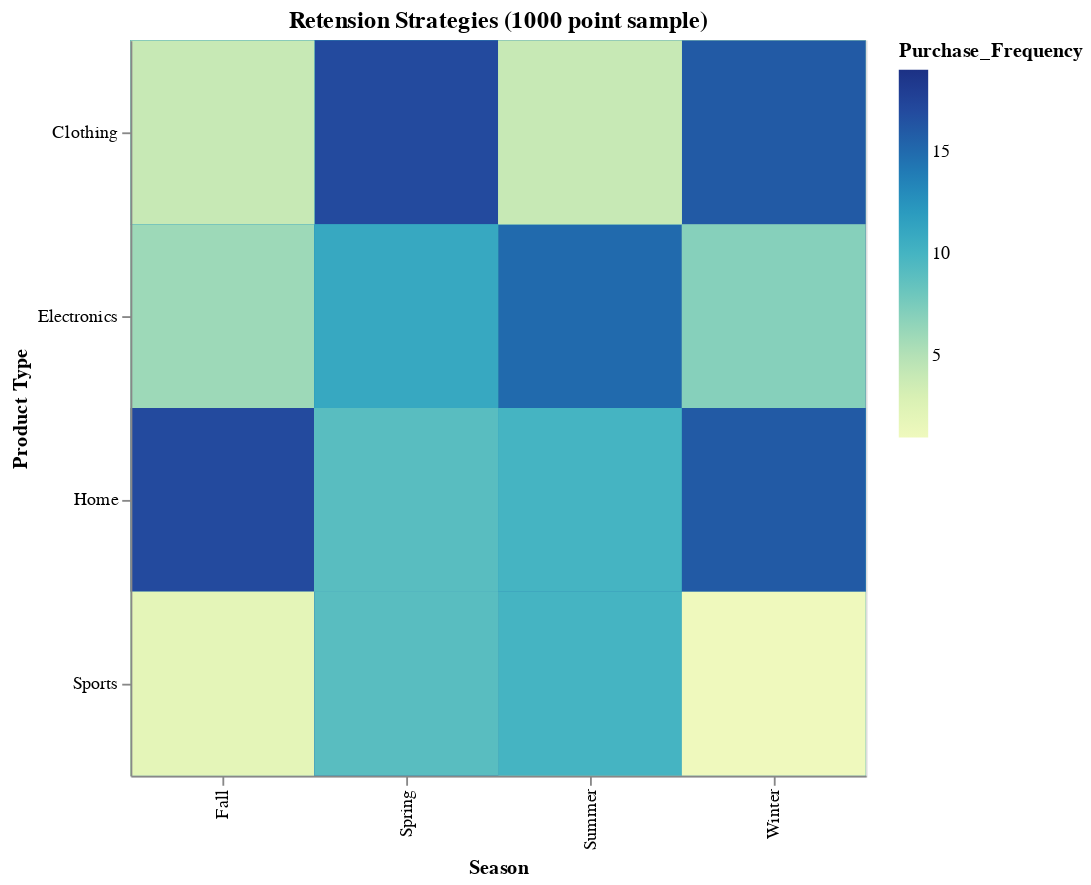

The code cell stored with this chart in its notebook:
### Code cell
story_3_example = alt.Chart(sales_1000_sample_df).mark_rect(color = "viridis").encode(
    alt.X('Season', title='Season'),
    alt.Y('Most_Frequent_Category', title='Product Type'),
    color = "Purchase_Frequency:Q"
).properties(
    title = 'Retension Strategies (1000 point sample)',
    height = 400,
    width = 400,
)
story_3_example

### Figure 1 — Vega specification as saved in the notebook (floating-point values rounded to 4 significant figures; data arrays with more than 128 entries replaced by an {"elided": "..."} marker saying what was removed)
{"$schema": "https://vega.github.io/schema/vega/v5.json", "data": [{"name": "source_0", "values": {"elided": "1000 records"}}, {"name": "source_0_x_domain_Season", "values": [{"Season": "Spring"}, {"Season": "Fall"}, {"Season": "Summer"}, {"Season": "Winter"}]}, {"name": "source_0_y_domain_Most_Frequent_Category", "values": [{"Most_Frequent_Category": "Home"}, {"Most_Frequent_Category": "Electronics"}, {"Most_Frequent_Category": "Clothing"}, {"Most_Frequent_Category": "Sports"}]}, {"name": "source_0_color_domain_Purchase_Frequency", "values": [{"min": 1, "max": 19}]}], "marks": [{"type": "rect", "name": "marks", "from": {"data": "source_0"}, "encode": {"update": {"y": {"field": "Most_Frequent_Category", "scale": "y"}, "fill": {"field": "Purchase_Frequency", "scale": "color"}, "x": {"field": "Season", "scale": "x"}, "width": {"signal": "max(0.25, bandwidth('x'))"}, "height": {"signal": "max(0.25, bandwidth('y'))"}}}, "style": ["rect"]}], "scales": [{"name": "x", "type": "band", "domain": {"data": "source_0_x_domain_Season", "field": "Season", "sort": true}, "range": [0, {"signal": "width"}], "paddingInner": 0, "paddingOuter": 0}, {"name": "y", "type": "band", "domain": {"data": "source_0_y_domain_Most_Frequent_Category", "field": "Most_Frequent_Category", "sort": true}, "range": [0, {"signal": "height"}], "paddingOuter": 0, "paddingInner": 0}, {"name": "color", "type": "linear", "domain": [{"signal": "(data(\"source_0_color_domain_Purchase_Frequency\")[0] || {}).min"}, {"signal": "(data(\"source_0_color_domain_Purchase_Frequency\")[0] || {}).max"}], "range": "heatmap", "interpolate": "hcl", "zero": false}], "axes": [{"scale": "x", "zindex": 1, "title": "Season", "labelAngle": 270, "grid": false, "orient": "bottom", "labelAlign": "right", "labelBaseline": "middle"}, {"scale": "y", "title": "Product Type", "orient": "left", "grid": false, "zindex": 1}], "title": {"text": "Retension Strategies (1000 point sample)", "frame": "group"}, "width": 400, "legends": [{"fill": "color", "gradientLength": {"signal": "clamp(height, 64, 200)"}, "title": "Purchase_Frequency"}], "padding": 5, "background": "white", "height": 400, "style": "cell"}
